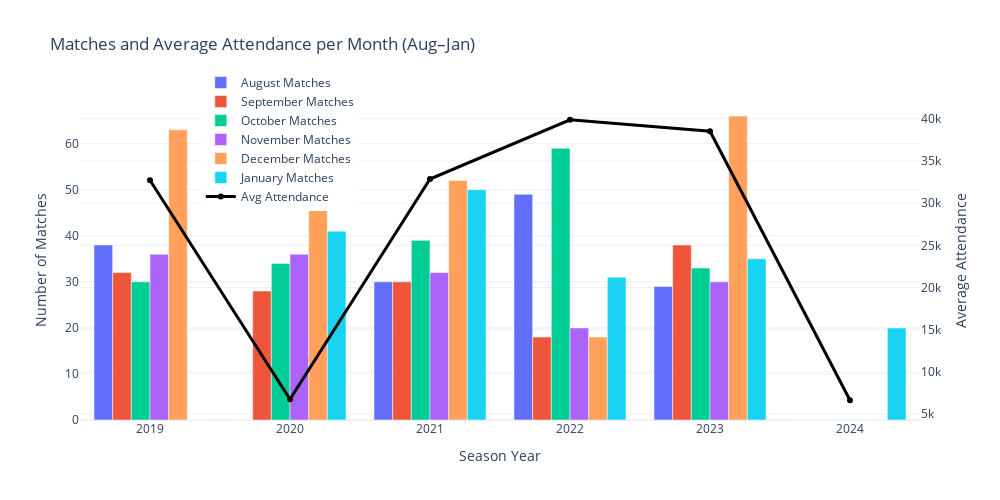

Source (notebook cell):
### Code cell
# Convert 'Date' to datetime and extract Month and Year
df['Date'] = pd.to_datetime(df['Date'], errors='coerce')
df['Month Name'] = df['Date'].dt.strftime('%B')
df['Year'] = df['Date'].dt.year

# Filter to selected months
months_to_include = ['August', 'September', 'October', 'November', 'December', 'January']
filtered_df = df[df['Month Name'].isin(months_to_include)]

# Grouping for number of matches and average attendance
games_per_month = filtered_df.groupby(['Year', 'Month Name']).size().unstack().fillna(0)
attendance_per_month = filtered_df.groupby(['Year', 'Month Name'])['Attendance'].mean().unstack().fillna(0)

# Reorder months
month_order = ['August', 'September', 'October', 'November', 'December', 'January']
games_per_month = games_per_month[month_order]
attendance_per_month = attendance_per_month[month_order]

# Initialize interactive plot
fig = go.Figure()

# Add bars: matches per month
for month in month_order:
    fig.add_trace(go.Bar(
        x=games_per_month.index,
        y=games_per_month[month],
        name=f"{month} Matches",
        hovertemplate='Year: %{x}<br>Matches: %{y}<extra></extra>'
    ))

# Add line: average attendance
fig.add_trace(go.Scatter(
    x=attendance_per_month.index,
    y=attendance_per_month.mean(axis=1),
    name='Avg Attendance',
    yaxis='y2',
    mode='lines+markers',
    line=dict(color='black', width=3),
    hovertemplate='Year: %{x}<br>Attendance: %{y:.0f}<extra></extra>'
))

# Update layout to match Matplotlib style
fig.update_layout(
    title='Matches and Average Attendance per Month (Aug–Jan)',
    xaxis=dict(title='Season Year'),
    yaxis=dict(title='Number of Matches'),
    yaxis2=dict(title='Average Attendance', overlaying='y', side='right'),
    barmode='group',
    legend=dict(x=0.8, y=1.1, orientation='h'),
    width=1000,
    height=500,
    template='plotly_white'
)
fig.write_html("aug_jan.html")
fig.show()

### Figure 1 — Plotly figure (JSON) as saved in the notebook; plotly's stock layout.template omitted (floating-point values rounded to 4 significant figures)
{"data": [{"hovertemplate": "Year: %{x}<br>Matches: %{y}<extra></extra>", "name": "August Matches", "type": "bar", "x": [2019, 2020, 2021, 2022, 2023, 2024], "y": [38, 0, 30, 49, 29, 0]}, {"hovertemplate": "Year: %{x}<br>Matches: %{y}<extra></extra>", "name": "September Matches", "type": "bar", "x": [2019, 2020, 2021, 2022, 2023, 2024], "y": [32, 28, 30, 18, 38, 0]}, {"hovertemplate": "Year: %{x}<br>Matches: %{y}<extra></extra>", "name": "October Matches", "type": "bar", "x": [2019, 2020, 2021, 2022, 2023, 2024], "y": [30, 34, 39, 59, 33, 0]}, {"hovertemplate": "Year: %{x}<br>Matches: %{y}<extra></extra>", "name": "November Matches", "type": "bar", "x": [2019, 2020, 2021, 2022, 2023, 2024], "y": [36, 36, 32, 20, 30, 0]}, {"hovertemplate": "Year: %{x}<br>Matches: %{y}<extra></extra>", "name": "December Matches", "type": "bar", "x": [2019, 2020, 2021, 2022, 2023, 2024], "y": [63, 57, 52, 18, 66, 0]}, {"hovertemplate": "Year: %{x}<br>Matches: %{y}<extra></extra>", "name": "January Matches", "type": "bar", "x": [2019, 2020, 2021, 2022, 2023, 2024], "y": [0, 41, 50, 31, 35, 20]}, {"hovertemplate": "Year: %{x}<br>Attendance: %{y:.0f}<extra></extra>", "line": {"color": "black", "width": 3}, "mode": "lines+markers", "name": "Avg Attendance", "type": "scatter", "x": [2019, 2020, 2021, 2022, 2023, 2024], "y": [32710.0, 6752.0, 32860.0, 39880.0, 38520.0, 6638.0], "yaxis": "y2"}], "layout": {"barmode": "group", "height": 500, "legend": {"orientation": "h", "x": 0.8, "y": 1.1}, "title": {"text": "Matches and Average Attendance per Month (Aug–Jan)"}, "width": 1000, "xaxis": {"autorange": true, "range": [2018.0, 2024.0], "title": {"text": "Season Year"}, "type": "linear"}, "yaxis": {"autorange": true, "range": [0, 69.47], "title": {"text": "Number of Matches"}, "type": "linear"}, "yaxis2": {"autorange": true, "overlaying": "y", "range": [4297.0, 42220.0], "side": "right", "title": {"text": "Average Attendance"}, "type": "linear"}}}
